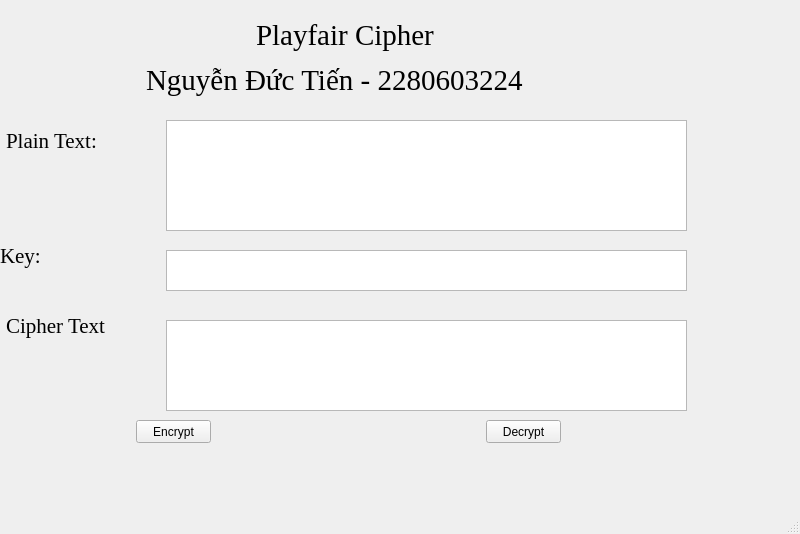
<?xml version="1.0" encoding="UTF-8"?>
<ui version="4.0">
 <class>MainWindow</class>
 <widget class="QMainWindow" name="MainWindow">
  <property name="geometry">
   <rect>
    <x>0</x>
    <y>0</y>
    <width>800</width>
    <height>534</height>
   </rect>
  </property>
  <property name="windowTitle">
   <string>MainWindow</string>
  </property>
  <widget class="QWidget" name="centralwidget">
   <widget class="QPushButton" name="btn_decrypt">
    <property name="geometry">
     <rect>
      <x>486</x>
      <y>420</y>
      <width>75</width>
      <height>23</height>
     </rect>
    </property>
    <property name="text">
     <string>Decrypt</string>
    </property>
   </widget>
   <widget class="QLabel" name="label_5">
    <property name="geometry">
     <rect>
      <x>6</x>
      <y>310</y>
      <width>151</width>
      <height>31</height>
     </rect>
    </property>
    <property name="font">
     <font>
      <family>Times New Roman</family>
      <pointsize>16</pointsize>
     </font>
    </property>
    <property name="text">
     <string>Cipher Text</string>
    </property>
   </widget>
   <widget class="QLabel" name="label_3">
    <property name="geometry">
     <rect>
      <x>6</x>
      <y>120</y>
      <width>121</width>
      <height>41</height>
     </rect>
    </property>
    <property name="font">
     <font>
      <family>Times New Roman</family>
      <pointsize>16</pointsize>
     </font>
    </property>
    <property name="text">
     <string>Plain Text:</string>
    </property>
   </widget>
   <widget class="QPushButton" name="btn_encrypt">
    <property name="geometry">
     <rect>
      <x>136</x>
      <y>420</y>
      <width>75</width>
      <height>23</height>
     </rect>
    </property>
    <property name="text">
     <string>Encrypt</string>
    </property>
   </widget>
   <widget class="QTextEdit" name="txt_cipher_text">
    <property name="geometry">
     <rect>
      <x>166</x>
      <y>320</y>
      <width>521</width>
      <height>91</height>
     </rect>
    </property>
   </widget>
   <widget class="QLabel" name="label">
    <property name="geometry">
     <rect>
      <x>256</x>
      <y>0</y>
      <width>251</width>
      <height>71</height>
     </rect>
    </property>
    <property name="font">
     <font>
      <family>Times New Roman</family>
      <pointsize>22</pointsize>
     </font>
    </property>
    <property name="text">
     <string>Playfair Cipher</string>
    </property>
    <property name="textFormat">
     <enum>Qt::PlainText</enum>
    </property>
   </widget>
   <widget class="QLabel" name="label_2">
    <property name="geometry">
     <rect>
      <x>146</x>
      <y>60</y>
      <width>521</width>
      <height>41</height>
     </rect>
    </property>
    <property name="font">
     <font>
      <family>Times New Roman</family>
      <pointsize>22</pointsize>
     </font>
    </property>
    <property name="text">
     <string>Nguyễn Đức Tiến - 2280603224</string>
    </property>
   </widget>
   <widget class="QTextEdit" name="txt_plain_text">
    <property name="geometry">
     <rect>
      <x>166</x>
      <y>120</y>
      <width>521</width>
      <height>111</height>
     </rect>
    </property>
   </widget>
   <widget class="QTextEdit" name="txt_key">
    <property name="geometry">
     <rect>
      <x>166</x>
      <y>250</y>
      <width>521</width>
      <height>41</height>
     </rect>
    </property>
   </widget>
   <widget class="QLabel" name="label_4">
    <property name="geometry">
     <rect>
      <x>0</x>
      <y>240</y>
      <width>71</width>
      <height>31</height>
     </rect>
    </property>
    <property name="font">
     <font>
      <family>Times New Roman</family>
      <pointsize>16</pointsize>
     </font>
    </property>
    <property name="text">
     <string>Key: </string>
    </property>
   </widget>
  </widget>
  <widget class="QMenuBar" name="menubar">
   <property name="geometry">
    <rect>
     <x>0</x>
     <y>0</y>
     <width>800</width>
     <height>26</height>
    </rect>
   </property>
  </widget>
  <widget class="QStatusBar" name="statusbar"/>
 </widget>
 <resources/>
 <connections/>
</ui>
